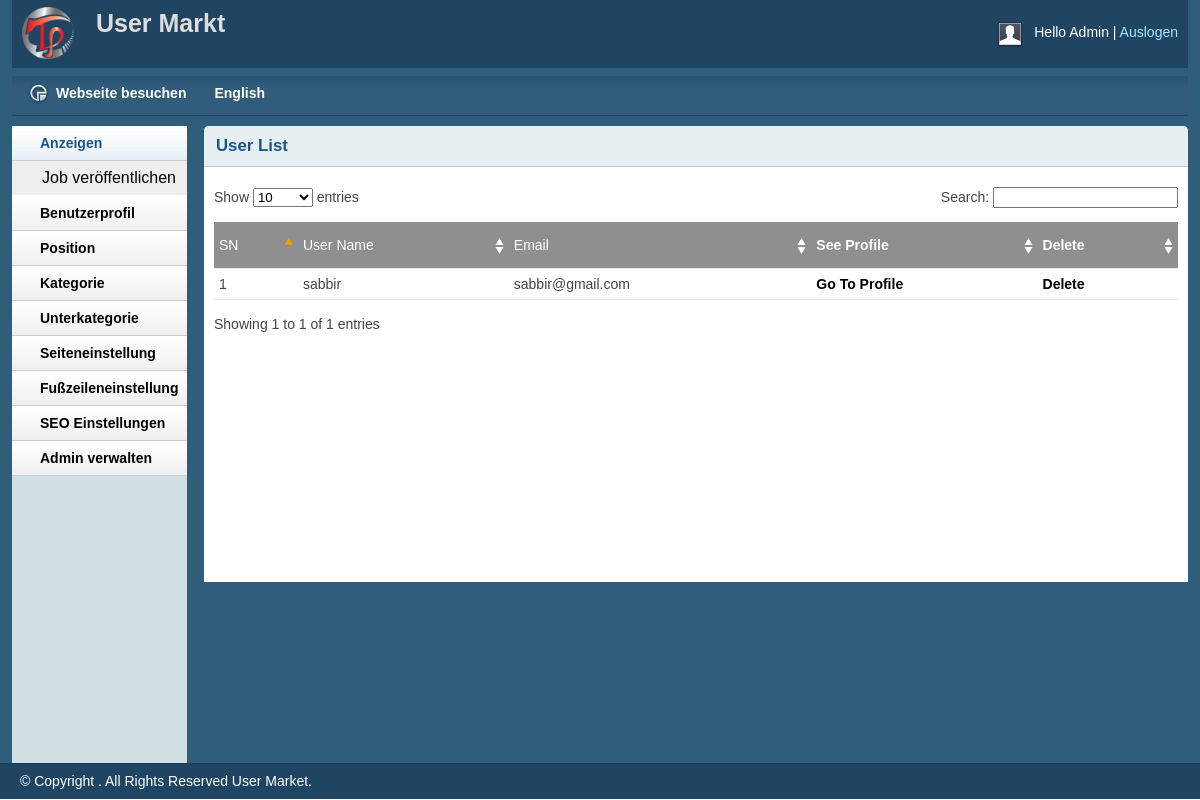
/admin/jobpubliser.php (signed in), run on an earlier commit of the app's database.
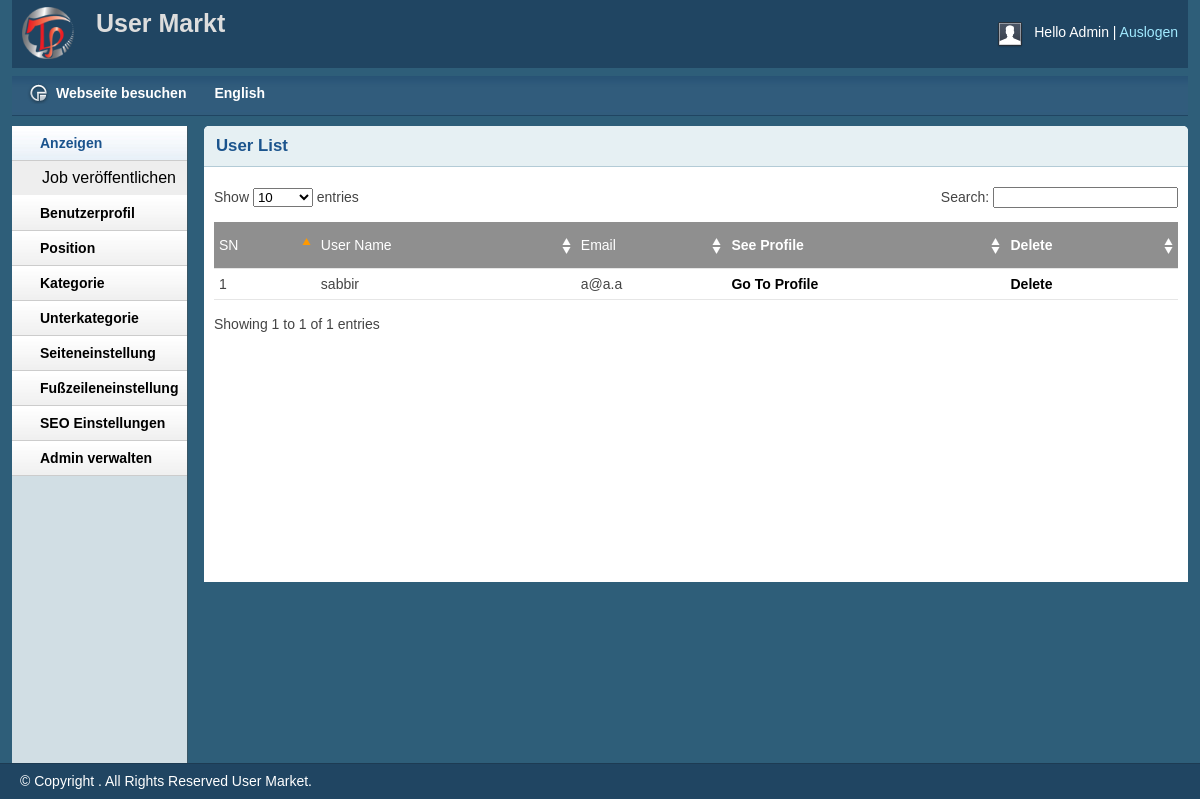
And on a later commit of the database.
### tables this page shows
CREATE TABLE `users` (
  `id` int(11) NOT NULL,
  `name` varchar(250) NOT NULL,
  `password` varchar(250) NOT NULL,
  `uni_id` varchar(250) NOT NULL,
  `email` text NOT NULL,
  `time` timestamp NOT NULL DEFAULT current_timestamp(),
  `city` varchar(250) NOT NULL,
  `county` varchar(250) NOT NULL,
  `zip_code` varchar(250) NOT NULL
);

### lib/view.php (called while the page is built, shortened)
<?php
Class Database{
	public $host   = DB_HOST;
	public $user   = DB_USER;
	public $pass   = DB_PASS;
	public $dbname = DB_NAME;
	public $link;
	private function connectDB(){
	$this->link = new mysqli($this->host, $this->user, $this->pass, $this->dbname);
 }
	public function select($query){
		$result = $this->link->query($query) or die($this->link->error.__LINE__);
		if($result->num_rows > 0){
			return $result;
		} else {
			return false;
		}
	}
}

### admin/jobpubliser.php (the view, shortened to what this page needs)
<?php include 'inc/hader.php'; ?>
<?php include 'inc/saidber.php'; ?>
        <div class="grid_10">
            <div class="box round first grid">
                <h2>User List</h2>
                <div class="block">
                    <table class="data display datatable" id="example">
                    <thead>
                        <tr class="odd gradeX">
                            <td>SN</td>
                            <td>User Name</td>
                            <td>Email</td>
                             <th>See Profile</th>
                            <th>Delete</th>
                        </tr>
                    </thead>
                    <tbody>
                        <?php
                        $query = "select * from users order by id desc";
                        $contact = $db->select($query);
                        if ($contact) {
                            $i=0;
                        while ($result= $contact -> fetch_assoc()) {
                            $i++;
                    ?>
                        <tr class="even gradeC">
                            <td><?php echo $i;  ?></td>
                            <td><?php echo $result['name']; ?></td>
                            <td><?php echo $result['email']; ?></td>
                            <td><a href="employer_profile.php?$uni_id=<?php echo $result['uni_id']; ?>" target="blank">Go To Profile</a></td>
                            <td> <a onclick="return confirm('Are you sure to DELETE!');"
                         href="?delid=<?php echo $result['id']; ?> ?>  ">Delete</a></td>
                        </tr>
                        <?php  }} ?>
                    </tbody>
                </table>
               </div>
            </div>
        </div>
    </div>
<?php include 'inc/foter.php'; ?>

What changed in the data, as far as the page shows it:
changed users "sabbir": email "sabbir@gmail.com" → "a@a.a"
